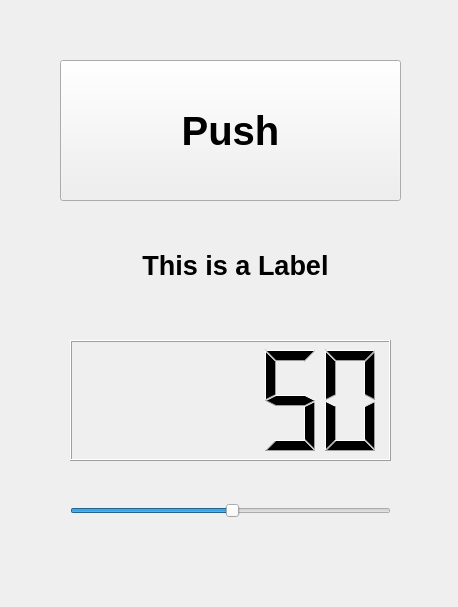
<?xml version="1.0" encoding="UTF-8"?>
<ui version="4.0">
 <class>Form</class>
 <widget class="QWidget" name="Form">
  <property name="geometry">
   <rect>
    <x>0</x>
    <y>0</y>
    <width>458</width>
    <height>607</height>
   </rect>
  </property>
  <property name="windowTitle">
   <string>Form</string>
  </property>
  <widget class="QPushButton" name="btn_1">
   <property name="geometry">
    <rect>
     <x>60</x>
     <y>60</y>
     <width>341</width>
     <height>141</height>
    </rect>
   </property>
   <property name="font">
    <font>
     <family>Arial</family>
     <pointsize>30</pointsize>
     <weight>75</weight>
     <bold>true</bold>
    </font>
   </property>
   <property name="text">
    <string>Push</string>
   </property>
  </widget>
  <widget class="QLabel" name="lbl_1">
   <property name="geometry">
    <rect>
     <x>80</x>
     <y>220</y>
     <width>311</width>
     <height>91</height>
    </rect>
   </property>
   <property name="font">
    <font>
     <family>Arial</family>
     <pointsize>20</pointsize>
     <weight>75</weight>
     <bold>true</bold>
    </font>
   </property>
   <property name="text">
    <string>This is a Label</string>
   </property>
   <property name="alignment">
    <set>Qt::AlignCenter</set>
   </property>
  </widget>
  <widget class="QLCDNumber" name="lcdNumber">
   <property name="geometry">
    <rect>
     <x>70</x>
     <y>340</y>
     <width>321</width>
     <height>121</height>
    </rect>
   </property>
   <property name="intValue" stdset="0">
    <number>50</number>
   </property>
  </widget>
  <widget class="QSlider" name="horizontalSlider">
   <property name="geometry">
    <rect>
     <x>70</x>
     <y>500</y>
     <width>321</width>
     <height>22</height>
    </rect>
   </property>
   <property name="sliderPosition">
    <number>50</number>
   </property>
   <property name="orientation">
    <enum>Qt::Horizontal</enum>
   </property>
   <property name="tickInterval">
    <number>0</number>
   </property>
  </widget>
 </widget>
 <resources/>
 <connections>
  <connection>
   <sender>btn_1</sender>
   <signal>pressed()</signal>
   <receiver>lbl_1</receiver>
   <slot>hide()</slot>
   <hints>
    <hint type="sourcelabel">
     <x>157</x>
     <y>154</y>
    </hint>
    <hint type="destinationlabel">
     <x>164</x>
     <y>289</y>
    </hint>
   </hints>
  </connection>
  <connection>
   <sender>btn_1</sender>
   <signal>released()</signal>
   <receiver>lbl_1</receiver>
   <slot>show()</slot>
   <hints>
    <hint type="sourcelabel">
     <x>289</x>
     <y>161</y>
    </hint>
    <hint type="destinationlabel">
     <x>285</x>
     <y>306</y>
    </hint>
   </hints>
  </connection>
  <connection>
   <sender>horizontalSlider</sender>
   <signal>valueChanged(int)</signal>
   <receiver>lcdNumber</receiver>
   <slot>display(int)</slot>
   <hints>
    <hint type="sourcelabel">
     <x>260</x>
     <y>507</y>
    </hint>
    <hint type="destinationlabel">
     <x>259</x>
     <y>431</y>
    </hint>
   </hints>
  </connection>
  <connection>
   <sender>horizontalSlider</sender>
   <signal>sliderPressed()</signal>
   <receiver>lcdNumber</receiver>
   <slot>show()</slot>
   <hints>
    <hint type="sourcelabel">
     <x>142</x>
     <y>509</y>
    </hint>
    <hint type="destinationlabel">
     <x>142</x>
     <y>456</y>
    </hint>
   </hints>
  </connection>
 </connections>
</ui>
